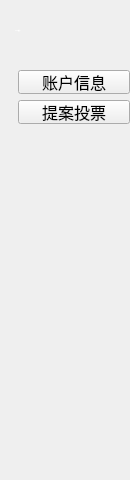
<?xml version="1.0" encoding="UTF-8"?>
<ui version="4.0">
 <class>FunctionCitizenWidget</class>
 <widget class="QWidget" name="FunctionCitizenWidget">
  <property name="geometry">
   <rect>
    <x>0</x>
    <y>0</y>
    <width>130</width>
    <height>480</height>
   </rect>
  </property>
  <property name="windowTitle">
   <string>Form</string>
  </property>
  <widget class="QLabel" name="label_normal">
   <property name="geometry">
    <rect>
     <x>0</x>
     <y>0</y>
     <width>120</width>
     <height>60</height>
    </rect>
   </property>
   <property name="font">
    <font>
     <family>微软雅黑</family>
     <pointsize>-1</pointsize>
     <weight>75</weight>
     <italic>false</italic>
     <bold>true</bold>
    </font>
   </property>
   <property name="styleSheet">
    <string notr="true">color: white;
font: bold 13px &quot;微软雅黑&quot;;
padding-left: 15px;</string>
   </property>
   <property name="text">
    <string>Citizen账户</string>
   </property>
   <property name="alignment">
    <set>Qt::AlignLeading|Qt::AlignLeft|Qt::AlignVCenter</set>
   </property>
  </widget>
  <widget class="QPushButton" name="accountInfoBtn">
   <property name="geometry">
    <rect>
     <x>18</x>
     <y>70</y>
     <width>112</width>
     <height>24</height>
    </rect>
   </property>
   <property name="font">
    <font>
     <pointsize>12</pointsize>
    </font>
   </property>
   <property name="text">
    <string>账户信息</string>
   </property>
  </widget>
  <widget class="QPushButton" name="proposalBtn">
   <property name="geometry">
    <rect>
     <x>18</x>
     <y>100</y>
     <width>112</width>
     <height>24</height>
    </rect>
   </property>
   <property name="font">
    <font>
     <pointsize>12</pointsize>
    </font>
   </property>
   <property name="text">
    <string>提案投票</string>
   </property>
  </widget>
 </widget>
 <resources/>
 <connections/>
</ui>
